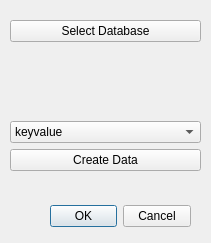
<?xml version="1.0" encoding="UTF-8"?>
<ui version="4.0">
 <class>DvidOperateDialog</class>
 <widget class="QDialog" name="DvidOperateDialog">
  <property name="geometry">
   <rect>
    <x>0</x>
    <y>0</y>
    <width>211</width>
    <height>243</height>
   </rect>
  </property>
  <property name="windowTitle">
   <string>DVID Operation</string>
  </property>
  <widget class="QDialogButtonBox" name="buttonBox">
   <property name="geometry">
    <rect>
     <x>50</x>
     <y>200</y>
     <width>141</width>
     <height>32</height>
    </rect>
   </property>
   <property name="orientation">
    <enum>Qt::Horizontal</enum>
   </property>
   <property name="standardButtons">
    <set>QDialogButtonBox::Cancel|QDialogButtonBox::Ok</set>
   </property>
  </widget>
  <widget class="QWidget" name="layoutWidget">
   <property name="geometry">
    <rect>
     <x>10</x>
     <y>20</y>
     <width>191</width>
     <height>151</height>
    </rect>
   </property>
   <layout class="QVBoxLayout" name="verticalLayout">
    <item>
     <widget class="QPushButton" name="dvidPushButton">
      <property name="text">
       <string>Select Database</string>
      </property>
     </widget>
    </item>
    <item>
     <widget class="QLabel" name="dvidLabel">
      <property name="text">
       <string/>
      </property>
     </widget>
    </item>
    <item>
     <widget class="QComboBox" name="typeComboBox">
      <item>
       <property name="text">
        <string>keyvalue</string>
       </property>
      </item>
      <item>
       <property name="text">
        <string>roi</string>
       </property>
      </item>
      <item>
       <property name="text">
        <string>synapse</string>
       </property>
      </item>
     </widget>
    </item>
    <item>
     <widget class="QPushButton" name="creatDataPushButton">
      <property name="text">
       <string>Create Data</string>
      </property>
     </widget>
    </item>
   </layout>
  </widget>
 </widget>
 <resources/>
 <connections>
  <connection>
   <sender>buttonBox</sender>
   <signal>accepted()</signal>
   <receiver>DvidOperateDialog</receiver>
   <slot>accept()</slot>
   <hints>
    <hint type="sourcelabel">
     <x>248</x>
     <y>254</y>
    </hint>
    <hint type="destinationlabel">
     <x>157</x>
     <y>274</y>
    </hint>
   </hints>
  </connection>
  <connection>
   <sender>buttonBox</sender>
   <signal>rejected()</signal>
   <receiver>DvidOperateDialog</receiver>
   <slot>reject()</slot>
   <hints>
    <hint type="sourcelabel">
     <x>316</x>
     <y>260</y>
    </hint>
    <hint type="destinationlabel">
     <x>286</x>
     <y>274</y>
    </hint>
   </hints>
  </connection>
 </connections>
</ui>
